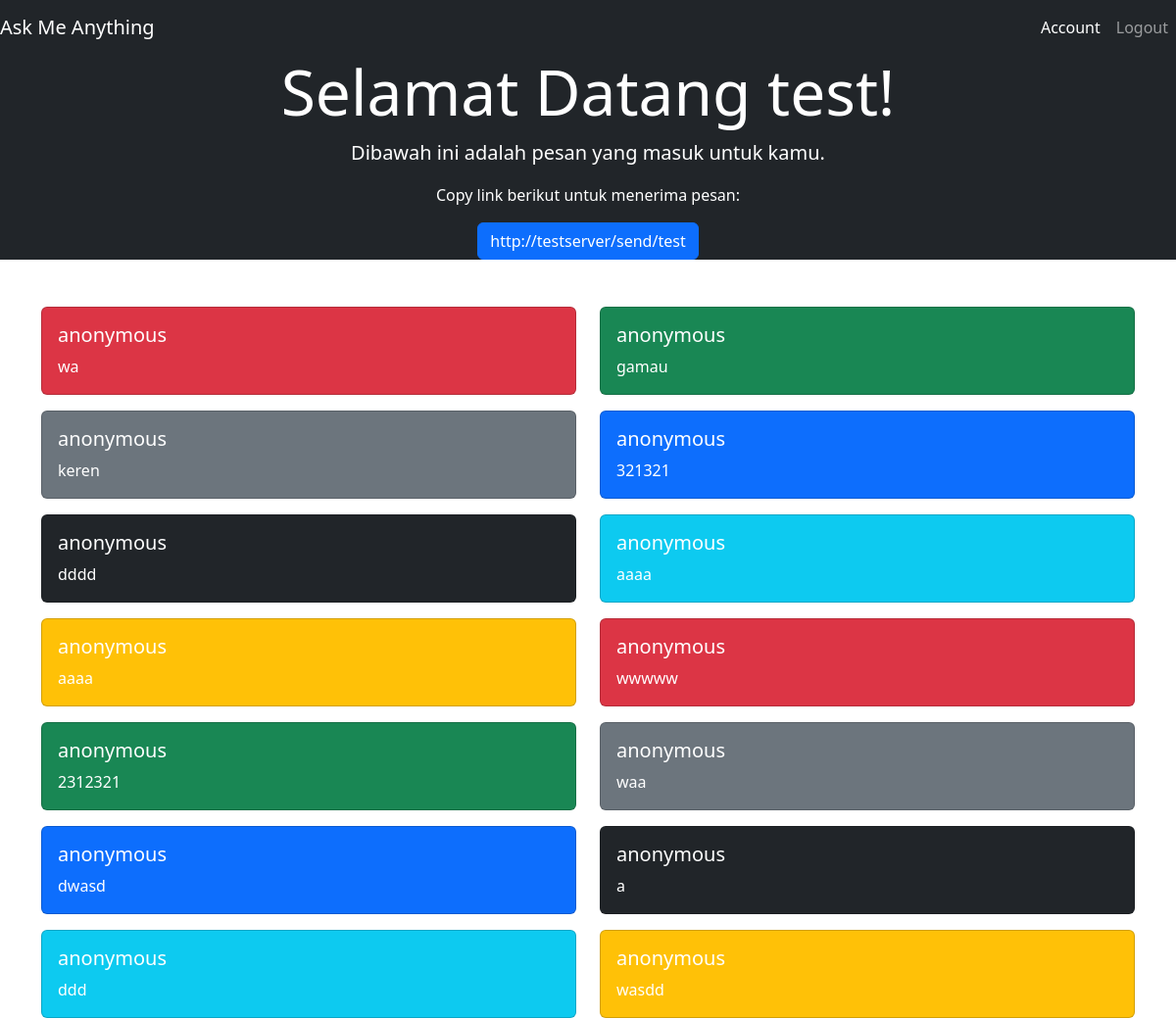
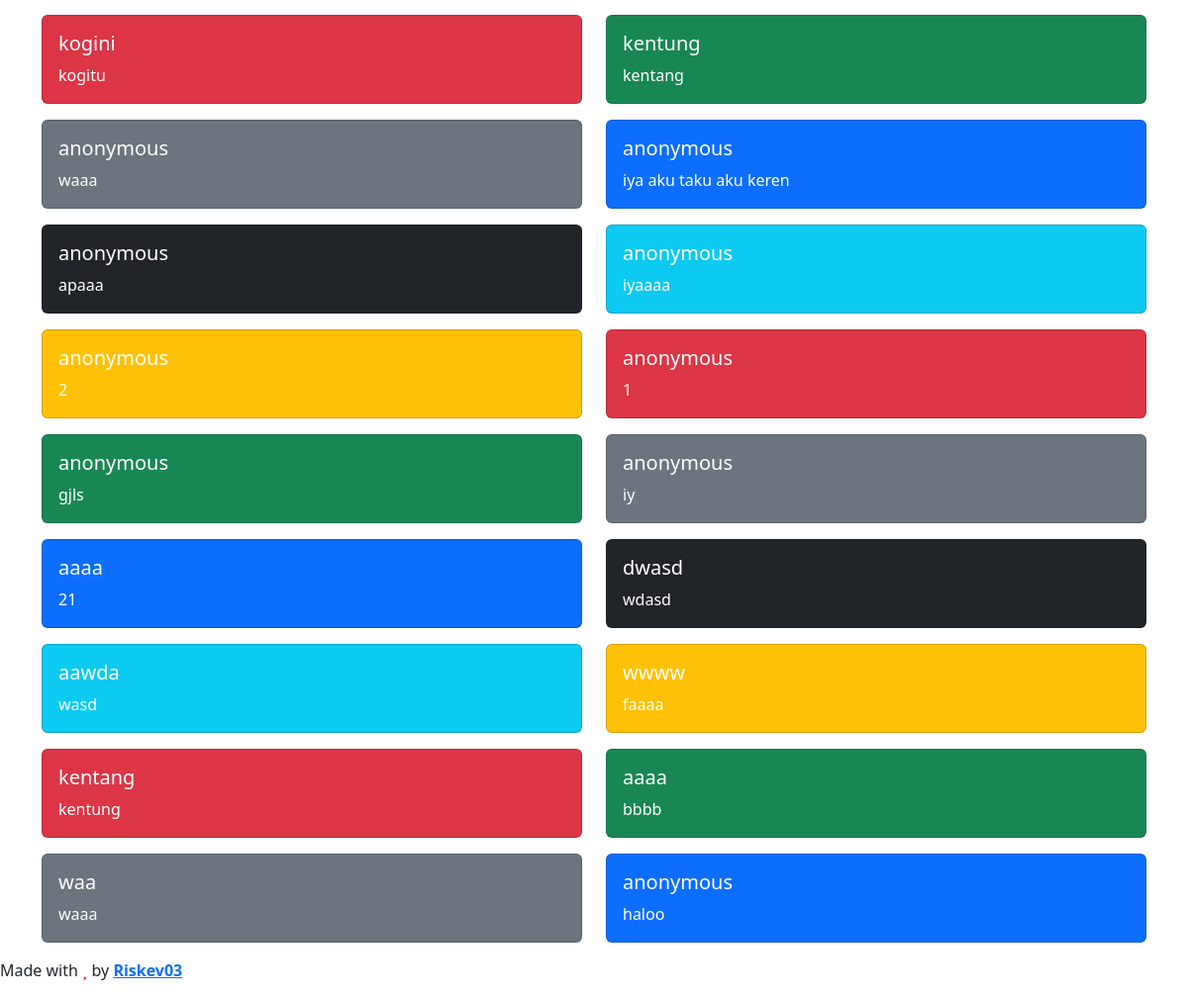
Page /account (signed in) on the committed database (2 pictures, top to bottom).
### ama/models.py (models this page shows, shortened)
class User(db.Model,UserMixin):
    id = db.Column(db.Integer(), primary_key=True)
    username = db.Column(db.String(length=30),nullable=False)
    email = db.Column(db.String(length=30),nullable=False)
    password_hash = db.Column(db.String(length=30),nullable=False)
    messages = db.relationship('Message', backref='user')
    @property
    def password(self):
        return self.password

class Message(db.Model):
    id = db.Column(db.Integer(),primary_key=True)
    name = db.Column(db.String(),nullable=False)
    message = db.Column(db.String(),nullable=False)
    bg_color = db.Column(db.String(length=20),nullable=False)
    user_id = db.Column(db.Integer, db.ForeignKey('user.id'))

### ama/routes.py (the view)
@app.route('/account',methods=['POST','GET'])
@login_required
def user_page():
    session['url'] = url_for('user_page')
    return render_template('user_page.html')

### ama/models.py (called while the page is built)
@login_manager.user_loader
def load_user(user_id):
    return User.query.get(int(user_id))

### ama/templates/user_page.html (shortened to what this page needs)
{% extends 'index.html' %}
{% block content %}
   <section id="header" class="jumbotron text-center bg-dark text-white">
     <h1 class="display-3">Selamat Datang {{current_user.username}}!</h1>
     <p class="lead">Dibawah ini adalah pesan yang masuk untuk kamu.</p>
     <p>Copy link berikut untuk menerima pesan: </p>
     <button class="btn btn-primary" onclick="copyToClipboard('#user_link')"><a id="user_link"></a></button>
</section>
<br><br>
<div class="container">
  <div id = 'cards' class="row">
  {% include 'includes/card.html' %}
 </div>
</div>
{% endblock %}

### ama/templates/includes/card.html (shortened to what this page needs)
{% for message in current_user.messages|reverse %}
<div class="col-sm-6 mb-3 text-white">
  <div class="card {{message.bg_color}}">
    <div class="card-body">
      <h5 class="card-title">{{message.name}}</h5>
      <p class="card-text">{{message.message}}</p>
    </div>
  </div>
</div>
{% endfor %}

### rows in the picture
User: username "test"
Message: name "anonymous", message "wa"
Message: name "anonymous", message "gamau"
Message: name "anonymous", message "keren"
Message: name "anonymous", message "321321"
Message: name "anonymous", message "dddd"
Message: name "anonymous", message "aaaa"
Message: name "anonymous", message "aaaa"
Message: name "anonymous", message "wwwww"
Message: name "anonymous", message "2312321"
Message: name "anonymous", message "waa"
Message: name "anonymous", message "dwasd"
Message: name "anonymous", message "a"
Message: name "anonymous", message "ddd"
Message: name "anonymous", message "wasdd"
Message: name "kogini", message "kogitu"
Message: name "kentung", message "kentang"
Message: name "anonymous", message "waaa"
Message: name "anonymous", message "iya aku taku aku keren"
Message: name "anonymous", message "apaaa"
Message: name "anonymous", message "iyaaaa"
Message: name "anonymous", message "2"
Message: name "anonymous", message "1"
Message: name "anonymous", message "gjls"
Message: name "anonymous", message "iy"
Message: name "aaaa", message "21"
Message: name "dwasd", message "wdasd"
Message: name "aawda", message "wasd"
Message: name "wwww", message "faaaa"
Message: name "kentang", message "kentung"
Message: name "aaaa", message "bbbb"
Message: name "waa", message "waaa"
Message: name "anonymous", message "haloo"
